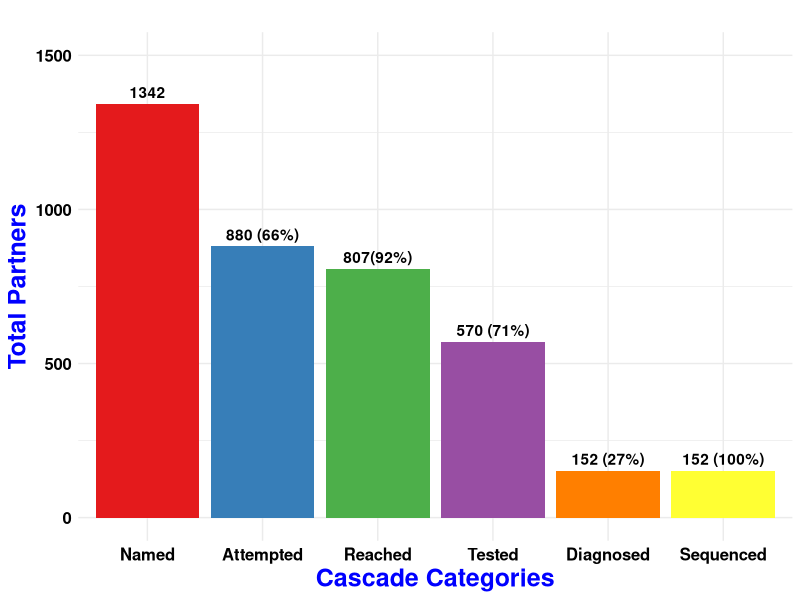

Write R code to recreate this figure. (Note: this script raises an error after producing the figure.)
rm(list=ls())

# Loading necessary libraries
library(tidyr)
library(ggplot2)
library(RColorBrewer)
library(here)


# Structuring the data with the average values
overall_data <- data.frame(
  Category = c("Named_Mean", "Contact_Attempted_Mean", "Reached_Mean", "Tested_Mean", "Diagnosed_Mean", "Sequenced_Mean"),
  Value = c(1342, 880, 807, 570, 152, 152)
)

# Adjusting the factor levels and labels for the Category column
overall_data$Category <- factor(overall_data$Category, 
                                levels = c("Named_Mean", 
                                           "Contact_Attempted_Mean",
                                           "Reached_Mean",
                                           "Tested_Mean",
                                           "Diagnosed_Mean",
                                           "Sequenced_Mean"),
                                labels = c("Named", 
                                           "Attempted",
                                           "Reached",
                                           "Tested", 
                                           "Diagnosed", 
                                           "Sequenced"))

# Color settings
set1_colors <- brewer.pal(6, "Set1")
levels_to_colors <- c("Named", "Attempted", "Reached", "Tested", "Diagnosed", "Sequenced")
my_colors <- setNames(set1_colors, levels_to_colors)


# Create the labels
labels_n = c("1342", "880 (66%)", "807(92%)", 
            "570 (71%)", "152 (27%)", "152 (100%)")

# Updated plot code
p_overall <- ggplot(overall_data, aes(x = Category, y = Value, fill = Category)) +
  geom_bar(stat = "identity", position = "dodge") +
  geom_text(aes(label=labels_n), vjust=-0.5, 
            #size=6, 
            fontface="bold") +
  labs(title = "",
       y = "Total Partners",
       x = "Cascade Categories") +
  scale_fill_manual(values=my_colors) +  # Setting colors manually
  scale_y_continuous(limits = c(0, 1500)) +
  theme_minimal() +
  theme(
    plot.title = element_text(size = 12, face = "bold"),
    axis.title.x = element_text(size = 18, face = "bold", color = "blue"),
    axis.title.y = element_text(size = 18, face = "bold", color = "blue"),
    axis.text.y = element_text(size = 12, face = "bold", color = "black"),
    axis.text.x = element_text(size = 12, face = "bold", color = "black"),
    legend.position = "none"   # This will remove the legend
  )

print(p_overall)

# Save plot
loc_to_save <- here("manuscript-viz", "out", "overall_cascade.pdf")
ggsave(loc_to_save, plot = p_overall, 
      width = 8, height = 6, dpi = 300)

# RDS for multipanel plot
saveRDS(list(p_overall=p_overall, 
             labels_n=labels_n),
        file = here("manuscript-viz", "out", "p_overall.rds"))

###
## Add bars to show cascade among overlapping persons as well
###

# The same as before
overall_data <- data.frame(
  Category = c("Named_Mean", "Contact_Attempted_Mean", "Reached_Mean", "Tested_Mean", "Diagnosed_Mean", "Sequenced_Mean"),
  Value = c(1342, 880, 807, 570, 152, 152)
)

overlapping_data <- data.frame(
  Category = c("Named_Mean", "Contact_Attempted_Mean", "Reached_Mean", "Tested_Mean", "Diagnosed_Mean", "Sequenced_Mean"),
  Value = c(1056, 687, 631, 446, 121, 121)
)

# Explicitly add "\n" for manual line breaks
overall_labels <- c("1342", "880\n(66%)", "807\n(92%)", "570\n(71%)", "152\n(27%)", "152\n(100%)")
overlapping_labels <- c("1056", "687\n(65%)", "631\n(92%)", "446\n(71%)", "121\n(27%)", "121\n(100%)")

# Combine both datasets
combined_data <- rbind(
  cbind(overall_data, Group = "Overall"),
  cbind(overlapping_data, Group = "Overlapping")
)

# Adjust the factor levels and labels for better ordering in the plot
combined_data$Category <- factor(combined_data$Category, 
                                 levels = c("Named_Mean", 
                                            "Contact_Attempted_Mean",
                                            "Reached_Mean",
                                            "Tested_Mean",
                                            "Diagnosed_Mean",
                                            "Sequenced_Mean"),
                                 labels = c("Named", 
                                            "Attempted",
                                            "Reached",
                                            "Tested", 
                                            "Diagnosed", 
                                            "Sequenced"))

                                            
# Updated plot with explicit line breaks
p_combined <- ggplot(combined_data, aes(x = Category, y = Value, fill = Category)) +
  geom_bar(aes(alpha = Group), stat = "identity", position = position_dodge(width = 0.8), 
                width = 0.7,
                color = "black",                
                linetype = ifelse(combined_data$Group == "Overlapping", "dashed", "solid")) +
  geom_text(aes(label = ifelse(Group == "Overall", overall_labels, overlapping_labels)), 
            vjust = -0.5, fontface = "bold", size = 3.5,  # Adjust size for better fit
            hjust = ifelse(combined_data$Group == "Overall", 1.2, -0.2), 
            position = position_dodge(width = 0.8)) +  
  labs(title = "",
       y = "Total Partners",
       x = "Cascade Categories") +
  scale_fill_manual(values = set1_colors) +  # Keep Set1 colors
  scale_alpha_manual(values = c(1, 0.6)) +   # Use alpha to differentiate between Overall and Overlapping
  scale_y_continuous(limits = c(0, 1500)) +
  theme_minimal() +
  theme(
    plot.title = element_text(size = 12, face = "bold"),
    axis.title.x = element_text(size = 18, face = "bold", color = "blue"),
    axis.title.y = element_text(size = 18, face = "bold", color = "blue"),
    axis.text.y = element_text(size = 12, face = "bold", color = "black"),
    axis.text.x = element_text(size = 12, face = "bold", color = "black"),
    legend.position = "none"   # Remove legend since the Group is represented with alpha
  )

print(p_combined)

# Save updated plot
loc_to_save_combined <- here("manuscript-viz", "out", "combined_cascade_manual_linebreaks.pdf")
ggsave(loc_to_save_combined, plot = p_combined, 
       width = 8, height = 6, dpi = 300)

saveRDS(p_combined, file = here("manuscript-viz", "out", "p_combined_manual_linebreaks.rds"))
saveRDS(overall_labels, file = here("manuscript-viz", "out", "overall_labels.rds"))
saveRDS(overlapping_labels, file = here("manuscript-viz", "out", "overlapping_labels.rds"))
